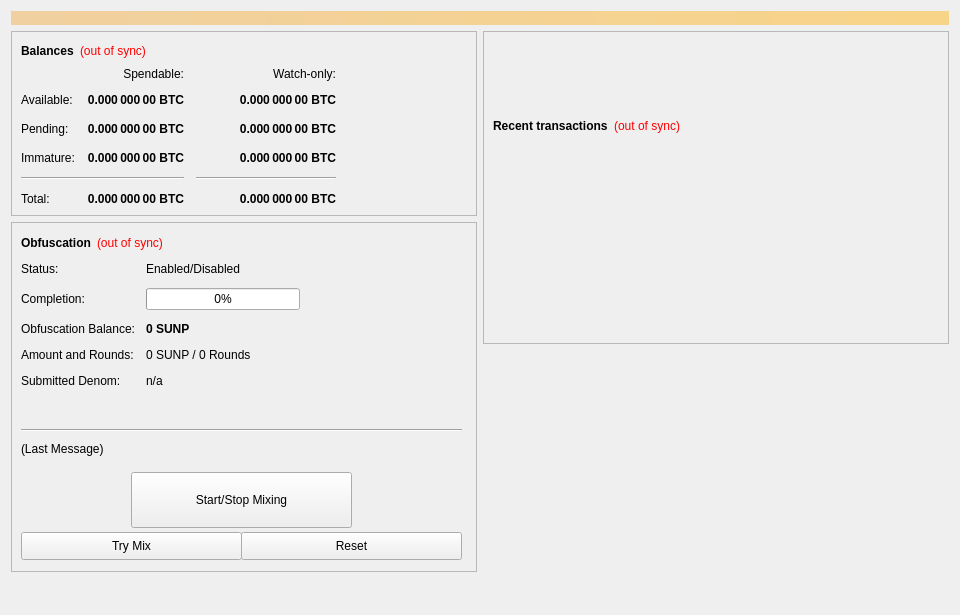
<?xml version="1.0" encoding="UTF-8"?>
<ui version="4.0">
 <class>OverviewPage</class>
 <widget class="QWidget" name="OverviewPage">
  <property name="geometry">
   <rect>
    <x>0</x>
    <y>0</y>
    <width>960</width>
    <height>615</height>
   </rect>
  </property>
  <property name="minimumSize">
   <size>
    <width>960</width>
    <height>0</height>
   </size>
  </property>
  <property name="windowTitle">
   <string>Form</string>
  </property>
  <layout class="QVBoxLayout" name="topLayout">
   <item>
    <widget class="QLabel" name="labelAlerts">
     <property name="visible">
      <bool>false</bool>
     </property>
     <property name="styleSheet">
      <string notr="true">background-color: qlineargradient(x1: 0, y1: 0, x2: 1, y2: 0, stop:0 #F0D0A0, stop:1 #F8D488); color:#000000;</string>
     </property>
     <property name="wordWrap">
      <bool>true</bool>
     </property>
     <property name="margin">
      <number>3</number>
     </property>
    </widget>
   </item>
   <item>
    <layout class="QHBoxLayout" name="horizontalLayout" stretch="1,1">
     <item>
      <layout class="QVBoxLayout" name="verticalLayout_2">
       <item>
        <widget class="QFrame" name="frame">
         <property name="frameShape">
          <enum>QFrame::StyledPanel</enum>
         </property>
         <property name="frameShadow">
          <enum>QFrame::Raised</enum>
         </property>
         <layout class="QVBoxLayout" name="verticalLayout_4">
          <item>
           <layout class="QHBoxLayout" name="horizontalLayout_4">
            <item>
             <widget class="QLabel" name="label_5">
              <property name="font">
               <font>
                <weight>75</weight>
                <bold>true</bold>
               </font>
              </property>
              <property name="text">
               <string>Balances</string>
              </property>
             </widget>
            </item>
            <item>
             <widget class="QLabel" name="labelWalletStatus">
              <property name="cursor">
               <cursorShape>WhatsThisCursor</cursorShape>
              </property>
              <property name="toolTip">
               <string>The displayed information may be out of date. Your wallet automatically synchronizes with the Sunplatform network after a connection is established, but this process has not completed yet.</string>
              </property>
              <property name="styleSheet">
               <string notr="true">QLabel { color: red; }</string>
              </property>
              <property name="text">
               <string notr="true">(out of sync)</string>
              </property>
              <property name="alignment">
               <set>Qt::AlignLeading|Qt::AlignLeft|Qt::AlignVCenter</set>
              </property>
             </widget>
            </item>
            <item>
             <spacer name="horizontalSpacer_3">
              <property name="orientation">
               <enum>Qt::Horizontal</enum>
              </property>
              <property name="sizeHint" stdset="0">
               <size>
                <width>40</width>
                <height>20</height>
               </size>
              </property>
             </spacer>
            </item>
           </layout>
          </item>
          <item>
           <layout class="QGridLayout" name="gridLayout">
            <property name="spacing">
             <number>12</number>
            </property>
            <item row="2" column="2">
             <widget class="QLabel" name="labelWatchPending">
              <property name="font">
               <font>
                <weight>75</weight>
                <bold>true</bold>
               </font>
              </property>
              <property name="cursor">
               <cursorShape>IBeamCursor</cursorShape>
              </property>
              <property name="toolTip">
               <string>Unconfirmed transactions to watch-only addresses</string>
              </property>
              <property name="text">
               <string notr="true">0.000 000 00 BTC</string>
              </property>
              <property name="alignment">
               <set>Qt::AlignRight|Qt::AlignTrailing|Qt::AlignVCenter</set>
              </property>
              <property name="textInteractionFlags">
               <set>Qt::LinksAccessibleByMouse|Qt::TextSelectableByKeyboard|Qt::TextSelectableByMouse</set>
              </property>
             </widget>
            </item>
            <item row="2" column="1">
             <widget class="QLabel" name="labelUnconfirmed">
              <property name="font">
               <font>
                <weight>75</weight>
                <bold>true</bold>
               </font>
              </property>
              <property name="cursor">
               <cursorShape>IBeamCursor</cursorShape>
              </property>
              <property name="toolTip">
               <string>Total of transactions that have yet to be confirmed, and do not yet count toward the spendable balance</string>
              </property>
              <property name="text">
               <string notr="true">0.000 000 00 BTC</string>
              </property>
              <property name="alignment">
               <set>Qt::AlignRight|Qt::AlignTrailing|Qt::AlignVCenter</set>
              </property>
              <property name="textInteractionFlags">
               <set>Qt::LinksAccessibleByMouse|Qt::TextSelectableByKeyboard|Qt::TextSelectableByMouse</set>
              </property>
             </widget>
            </item>
            <item row="3" column="2">
             <widget class="QLabel" name="labelWatchImmature">
              <property name="font">
               <font>
                <weight>75</weight>
                <bold>true</bold>
               </font>
              </property>
              <property name="cursor">
               <cursorShape>IBeamCursor</cursorShape>
              </property>
              <property name="toolTip">
               <string>Staked or masternode rewards in watch-only addresses that has not yet matured</string>
              </property>
              <property name="text">
               <string notr="true">0.000 000 00 BTC</string>
              </property>
              <property name="alignment">
               <set>Qt::AlignRight|Qt::AlignTrailing|Qt::AlignVCenter</set>
              </property>
              <property name="textInteractionFlags">
               <set>Qt::LinksAccessibleByMouse|Qt::TextSelectableByKeyboard|Qt::TextSelectableByMouse</set>
              </property>
             </widget>
            </item>
            <item row="4" column="0" colspan="2">
             <widget class="Line" name="lineSpendableBalance">
              <property name="orientation">
               <enum>Qt::Horizontal</enum>
              </property>
             </widget>
            </item>
            <item row="4" column="2">
             <widget class="Line" name="lineWatchBalance">
              <property name="sizePolicy">
               <sizepolicy hsizetype="Preferred" vsizetype="Fixed">
                <horstretch>0</horstretch>
                <verstretch>0</verstretch>
               </sizepolicy>
              </property>
              <property name="minimumSize">
               <size>
                <width>140</width>
                <height>0</height>
               </size>
              </property>
              <property name="orientation">
               <enum>Qt::Horizontal</enum>
              </property>
             </widget>
            </item>
            <item row="5" column="0">
             <widget class="QLabel" name="labelTotalText">
              <property name="text">
               <string>Total:</string>
              </property>
             </widget>
            </item>
            <item row="3" column="1">
             <widget class="QLabel" name="labelImmature">
              <property name="font">
               <font>
                <weight>75</weight>
                <bold>true</bold>
               </font>
              </property>
              <property name="cursor">
               <cursorShape>IBeamCursor</cursorShape>
              </property>
              <property name="toolTip">
               <string>Staked or masternode rewards that has not yet matured</string>
              </property>
              <property name="text">
               <string notr="true">0.000 000 00 BTC</string>
              </property>
              <property name="alignment">
               <set>Qt::AlignRight|Qt::AlignTrailing|Qt::AlignVCenter</set>
              </property>
              <property name="textInteractionFlags">
               <set>Qt::LinksAccessibleByMouse|Qt::TextSelectableByKeyboard|Qt::TextSelectableByMouse</set>
              </property>
             </widget>
            </item>
            <item row="2" column="3">
             <spacer name="horizontalSpacer_2">
              <property name="orientation">
               <enum>Qt::Horizontal</enum>
              </property>
              <property name="sizeHint" stdset="0">
               <size>
                <width>40</width>
                <height>20</height>
               </size>
              </property>
             </spacer>
            </item>
            <item row="3" column="0">
             <widget class="QLabel" name="labelImmatureText">
              <property name="text">
               <string>Immature:</string>
              </property>
             </widget>
            </item>
            <item row="5" column="1">
             <widget class="QLabel" name="labelTotal">
              <property name="font">
               <font>
                <weight>75</weight>
                <bold>true</bold>
               </font>
              </property>
              <property name="cursor">
               <cursorShape>IBeamCursor</cursorShape>
              </property>
              <property name="toolTip">
               <string>Your current total balance</string>
              </property>
              <property name="text">
               <string notr="true">0.000 000 00 BTC</string>
              </property>
              <property name="alignment">
               <set>Qt::AlignRight|Qt::AlignTrailing|Qt::AlignVCenter</set>
              </property>
              <property name="textInteractionFlags">
               <set>Qt::LinksAccessibleByMouse|Qt::TextSelectableByKeyboard|Qt::TextSelectableByMouse</set>
              </property>
             </widget>
            </item>
            <item row="5" column="2">
             <widget class="QLabel" name="labelWatchTotal">
              <property name="font">
               <font>
                <weight>75</weight>
                <bold>true</bold>
               </font>
              </property>
              <property name="cursor">
               <cursorShape>IBeamCursor</cursorShape>
              </property>
              <property name="toolTip">
               <string>Current total balance in watch-only addresses</string>
              </property>
              <property name="text">
               <string notr="true">0.000 000 00 BTC</string>
              </property>
              <property name="alignment">
               <set>Qt::AlignRight|Qt::AlignTrailing|Qt::AlignVCenter</set>
              </property>
              <property name="textInteractionFlags">
               <set>Qt::LinksAccessibleByMouse|Qt::TextSelectableByKeyboard|Qt::TextSelectableByMouse</set>
              </property>
             </widget>
            </item>
            <item row="0" column="2">
             <widget class="QLabel" name="labelWatchonly">
              <property name="text">
               <string>Watch-only:</string>
              </property>
              <property name="alignment">
               <set>Qt::AlignRight|Qt::AlignTrailing|Qt::AlignVCenter</set>
              </property>
             </widget>
            </item>
            <item row="1" column="0">
             <widget class="QLabel" name="labelBalanceText">
              <property name="text">
               <string>Available:</string>
              </property>
             </widget>
            </item>
            <item row="1" column="1">
             <widget class="QLabel" name="labelBalance">
              <property name="font">
               <font>
                <weight>75</weight>
                <bold>true</bold>
               </font>
              </property>
              <property name="cursor">
               <cursorShape>IBeamCursor</cursorShape>
              </property>
              <property name="toolTip">
               <string>Your current spendable balance</string>
              </property>
              <property name="text">
               <string notr="true">0.000 000 00 BTC</string>
              </property>
              <property name="alignment">
               <set>Qt::AlignRight|Qt::AlignTrailing|Qt::AlignVCenter</set>
              </property>
              <property name="textInteractionFlags">
               <set>Qt::LinksAccessibleByMouse|Qt::TextSelectableByKeyboard|Qt::TextSelectableByMouse</set>
              </property>
             </widget>
            </item>
            <item row="1" column="2">
             <widget class="QLabel" name="labelWatchAvailable">
              <property name="font">
               <font>
                <weight>75</weight>
                <bold>true</bold>
               </font>
              </property>
              <property name="cursor">
               <cursorShape>IBeamCursor</cursorShape>
              </property>
              <property name="toolTip">
               <string>Your current balance in watch-only addresses</string>
              </property>
              <property name="text">
               <string notr="true">0.000 000 00 BTC</string>
              </property>
              <property name="alignment">
               <set>Qt::AlignRight|Qt::AlignTrailing|Qt::AlignVCenter</set>
              </property>
              <property name="textInteractionFlags">
               <set>Qt::LinksAccessibleByMouse|Qt::TextSelectableByKeyboard|Qt::TextSelectableByMouse</set>
              </property>
             </widget>
            </item>
            <item row="2" column="0">
             <widget class="QLabel" name="labelPendingText">
              <property name="text">
               <string>Pending:</string>
              </property>
             </widget>
            </item>
            <item row="0" column="1">
             <widget class="QLabel" name="labelSpendable">
              <property name="text">
               <string>Spendable:</string>
              </property>
              <property name="alignment">
               <set>Qt::AlignRight|Qt::AlignTrailing|Qt::AlignVCenter</set>
              </property>
             </widget>
            </item>
           </layout>
          </item>
         </layout>
        </widget>
       </item>
       <item>
        <widget class="QFrame" name="frameObfuscation">
         <property name="minimumSize">
          <size>
           <width>0</width>
           <height>350</height>
          </size>
         </property>
         <property name="layoutDirection">
          <enum>Qt::LeftToRight</enum>
         </property>
         <property name="frameShape">
          <enum>QFrame::StyledPanel</enum>
         </property>
         <property name="frameShadow">
          <enum>QFrame::Raised</enum>
         </property>
         <widget class="QWidget" name="formLayoutWidget">
          <property name="geometry">
           <rect>
            <x>10</x>
            <y>40</y>
            <width>451</width>
            <height>161</height>
           </rect>
          </property>
          <layout class="QFormLayout" name="formLayout">
           <property name="fieldGrowthPolicy">
            <enum>QFormLayout::AllNonFixedFieldsGrow</enum>
           </property>
           <property name="horizontalSpacing">
            <number>11</number>
           </property>
           <property name="verticalSpacing">
            <number>12</number>
           </property>
           <item row="0" column="0">
            <widget class="QLabel" name="label_6">
             <property name="text">
              <string>Status:</string>
             </property>
            </widget>
           </item>
           <item row="1" column="0">
            <widget class="QLabel" name="label_7">
             <property name="text">
              <string>Completion:</string>
             </property>
            </widget>
           </item>
           <item row="1" column="1">
            <widget class="QProgressBar" name="obfuscationProgress">
             <property name="maximumSize">
              <size>
               <width>154</width>
               <height>16777215</height>
              </size>
             </property>
             <property name="value">
              <number>0</number>
             </property>
            </widget>
           </item>
           <item row="2" column="0">
            <widget class="QLabel" name="labelAnonymizedText">
             <property name="text">
              <string>Obfuscation Balance:</string>
             </property>
            </widget>
           </item>
           <item row="2" column="1">
            <widget class="QLabel" name="labelAnonymized">
             <property name="font">
              <font>
               <weight>75</weight>
               <bold>true</bold>
              </font>
             </property>
             <property name="text">
              <string notr="true">0 SUNP</string>
             </property>
            </widget>
           </item>
           <item row="3" column="0">
            <widget class="QLabel" name="label_8">
             <property name="text">
              <string>Amount and Rounds:</string>
             </property>
            </widget>
           </item>
           <item row="3" column="1">
            <widget class="QLabel" name="labelAmountRounds">
             <property name="text">
              <string>0 SUNP / 0 Rounds</string>
             </property>
            </widget>
           </item>
           <item row="4" column="0">
            <widget class="QLabel" name="label_9">
             <property name="text">
              <string>Submitted Denom:</string>
             </property>
            </widget>
           </item>
           <item row="4" column="1">
            <widget class="QLabel" name="labelSubmittedDenom">
             <property name="toolTip">
              <string>The denominations you submitted to the Masternode.&lt;br&gt;To mix, other users must submit the exact same denominations.</string>
             </property>
             <property name="text">
              <string>n/a</string>
             </property>
            </widget>
           </item>
           <item row="0" column="1">
            <widget class="QLabel" name="obfuscationEnabled">
             <property name="text">
              <string>Enabled/Disabled</string>
             </property>
            </widget>
           </item>
          </layout>
         </widget>
         <widget class="QPushButton" name="runAutoDenom">
          <property name="geometry">
           <rect>
            <x>251</x>
            <y>17</y>
            <width>1</width>
            <height>1</height>
           </rect>
          </property>
          <property name="palette">
           <palette>
            <active>
             <colorrole role="WindowText">
              <brush brushstyle="SolidPattern">
               <color alpha="255">
                <red>0</red>
                <green>0</green>
                <blue>0</blue>
               </color>
              </brush>
             </colorrole>
             <colorrole role="Button">
              <brush brushstyle="SolidPattern">
               <color alpha="255">
                <red>239</red>
                <green>238</green>
                <blue>238</blue>
               </color>
              </brush>
             </colorrole>
             <colorrole role="Light">
              <brush brushstyle="SolidPattern">
               <color alpha="255">
                <red>255</red>
                <green>255</green>
                <blue>255</blue>
               </color>
              </brush>
             </colorrole>
             <colorrole role="Midlight">
              <brush brushstyle="SolidPattern">
               <color alpha="255">
                <red>247</red>
                <green>246</green>
                <blue>246</blue>
               </color>
              </brush>
             </colorrole>
             <colorrole role="Dark">
              <brush brushstyle="SolidPattern">
               <color alpha="255">
                <red>119</red>
                <green>119</green>
                <blue>119</blue>
               </color>
              </brush>
             </colorrole>
             <colorrole role="Mid">
              <brush brushstyle="SolidPattern">
               <color alpha="255">
                <red>159</red>
                <green>159</green>
                <blue>159</blue>
               </color>
              </brush>
             </colorrole>
             <colorrole role="Text">
              <brush brushstyle="SolidPattern">
               <color alpha="255">
                <red>0</red>
                <green>0</green>
                <blue>0</blue>
               </color>
              </brush>
             </colorrole>
             <colorrole role="BrightText">
              <brush brushstyle="SolidPattern">
               <color alpha="255">
                <red>255</red>
                <green>255</green>
                <blue>255</blue>
               </color>
              </brush>
             </colorrole>
             <colorrole role="ButtonText">
              <brush brushstyle="SolidPattern">
               <color alpha="255">
                <red>0</red>
                <green>0</green>
                <blue>0</blue>
               </color>
              </brush>
             </colorrole>
             <colorrole role="Base">
              <brush brushstyle="SolidPattern">
               <color alpha="255">
                <red>255</red>
                <green>255</green>
                <blue>255</blue>
               </color>
              </brush>
             </colorrole>
             <colorrole role="Window">
              <brush brushstyle="SolidPattern">
               <color alpha="255">
                <red>239</red>
                <green>238</green>
                <blue>238</blue>
               </color>
              </brush>
             </colorrole>
             <colorrole role="Shadow">
              <brush brushstyle="SolidPattern">
               <color alpha="255">
                <red>0</red>
                <green>0</green>
                <blue>0</blue>
               </color>
              </brush>
             </colorrole>
             <colorrole role="AlternateBase">
              <brush brushstyle="SolidPattern">
               <color alpha="255">
                <red>247</red>
                <green>246</green>
                <blue>246</blue>
               </color>
              </brush>
             </colorrole>
             <colorrole role="ToolTipBase">
              <brush brushstyle="SolidPattern">
               <color alpha="255">
                <red>255</red>
                <green>255</green>
                <blue>220</blue>
               </color>
              </brush>
             </colorrole>
             <colorrole role="ToolTipText">
              <brush brushstyle="SolidPattern">
               <color alpha="255">
                <red>0</red>
                <green>0</green>
                <blue>0</blue>
               </color>
              </brush>
             </colorrole>
            </active>
            <inactive>
             <colorrole role="WindowText">
              <brush brushstyle="SolidPattern">
               <color alpha="255">
                <red>0</red>
                <green>0</green>
                <blue>0</blue>
               </color>
              </brush>
             </colorrole>
             <colorrole role="Button">
              <brush brushstyle="SolidPattern">
               <color alpha="255">
                <red>239</red>
                <green>238</green>
                <blue>238</blue>
               </color>
              </brush>
             </colorrole>
             <colorrole role="Light">
              <brush brushstyle="SolidPattern">
               <color alpha="255">
                <red>255</red>
                <green>255</green>
                <blue>255</blue>
               </color>
              </brush>
             </colorrole>
             <colorrole role="Midlight">
              <brush brushstyle="SolidPattern">
               <color alpha="255">
                <red>247</red>
                <green>246</green>
                <blue>246</blue>
               </color>
              </brush>
             </colorrole>
             <colorrole role="Dark">
              <brush brushstyle="SolidPattern">
               <color alpha="255">
                <red>119</red>
                <green>119</green>
                <blue>119</blue>
               </color>
              </brush>
             </colorrole>
             <colorrole role="Mid">
              <brush brushstyle="SolidPattern">
               <color alpha="255">
                <red>159</red>
                <green>159</green>
                <blue>159</blue>
               </color>
              </brush>
             </colorrole>
             <colorrole role="Text">
              <brush brushstyle="SolidPattern">
               <color alpha="255">
                <red>0</red>
                <green>0</green>
                <blue>0</blue>
               </color>
              </brush>
             </colorrole>
             <colorrole role="BrightText">
              <brush brushstyle="SolidPattern">
               <color alpha="255">
                <red>255</red>
                <green>255</green>
                <blue>255</blue>
               </color>
              </brush>
             </colorrole>
             <colorrole role="ButtonText">
              <brush brushstyle="SolidPattern">
               <color alpha="255">
                <red>0</red>
                <green>0</green>
                <blue>0</blue>
               </color>
              </brush>
             </colorrole>
             <colorrole role="Base">
              <brush brushstyle="SolidPattern">
               <color alpha="255">
                <red>255</red>
                <green>255</green>
                <blue>255</blue>
               </color>
              </brush>
             </colorrole>
             <colorrole role="Window">
              <brush brushstyle="SolidPattern">
               <color alpha="255">
                <red>239</red>
                <green>238</green>
                <blue>238</blue>
               </color>
              </brush>
             </colorrole>
             <colorrole role="Shadow">
              <brush brushstyle="SolidPattern">
               <color alpha="255">
                <red>0</red>
                <green>0</green>
                <blue>0</blue>
               </color>
              </brush>
             </colorrole>
             <colorrole role="AlternateBase">
              <brush brushstyle="SolidPattern">
               <color alpha="255">
                <red>247</red>
                <green>246</green>
                <blue>246</blue>
               </color>
              </brush>
             </colorrole>
             <colorrole role="ToolTipBase">
              <brush brushstyle="SolidPattern">
               <color alpha="255">
                <red>255</red>
                <green>255</green>
                <blue>220</blue>
               </color>
              </brush>
             </colorrole>
             <colorrole role="ToolTipText">
              <brush brushstyle="SolidPattern">
               <color alpha="255">
                <red>0</red>
                <green>0</green>
                <blue>0</blue>
               </color>
              </brush>
             </colorrole>
            </inactive>
            <disabled>
             <colorrole role="WindowText">
              <brush brushstyle="SolidPattern">
               <color alpha="255">
                <red>119</red>
                <green>119</green>
                <blue>119</blue>
               </color>
              </brush>
             </colorrole>
             <colorrole role="Button">
              <brush brushstyle="SolidPattern">
               <color alpha="255">
                <red>239</red>
                <green>238</green>
                <blue>238</blue>
               </color>
              </brush>
             </colorrole>
             <colorrole role="Light">
              <brush brushstyle="SolidPattern">
               <color alpha="255">
                <red>255</red>
                <green>255</green>
                <blue>255</blue>
               </color>
              </brush>
             </colorrole>
             <colorrole role="Midlight">
              <brush brushstyle="SolidPattern">
               <color alpha="255">
                <red>247</red>
                <green>246</green>
                <blue>246</blue>
               </color>
              </brush>
             </colorrole>
             <colorrole role="Dark">
              <brush brushstyle="SolidPattern">
               <color alpha="255">
                <red>119</red>
                <green>119</green>
                <blue>119</blue>
               </color>
              </brush>
             </colorrole>
             <colorrole role="Mid">
              <brush brushstyle="SolidPattern">
               <color alpha="255">
                <red>159</red>
                <green>159</green>
                <blue>159</blue>
               </color>
              </brush>
             </colorrole>
             <colorrole role="Text">
              <brush brushstyle="SolidPattern">
               <color alpha="255">
                <red>119</red>
                <green>119</green>
                <blue>119</blue>
               </color>
              </brush>
             </colorrole>
             <colorrole role="BrightText">
              <brush brushstyle="SolidPattern">
               <color alpha="255">
                <red>255</red>
                <green>255</green>
                <blue>255</blue>
               </color>
              </brush>
             </colorrole>
             <colorrole role="ButtonText">
              <brush brushstyle="SolidPattern">
               <color alpha="255">
                <red>119</red>
                <green>119</green>
                <blue>119</blue>
               </color>
              </brush>
             </colorrole>
             <colorrole role="Base">
              <brush brushstyle="SolidPattern">
               <color alpha="255">
                <red>239</red>
                <green>238</green>
                <blue>238</blue>
               </color>
              </brush>
             </colorrole>
             <colorrole role="Window">
              <brush brushstyle="SolidPattern">
               <color alpha="255">
                <red>239</red>
                <green>238</green>
                <blue>238</blue>
               </color>
              </brush>
             </colorrole>
             <colorrole role="Shadow">
              <brush brushstyle="SolidPattern">
               <color alpha="255">
                <red>0</red>
                <green>0</green>
                <blue>0</blue>
               </color>
              </brush>
             </colorrole>
             <colorrole role="AlternateBase">
              <brush brushstyle="SolidPattern">
               <color alpha="255">
                <red>239</red>
                <green>238</green>
                <blue>238</blue>
               </color>
              </brush>
             </colorrole>
             <colorrole role="ToolTipBase">
              <brush brushstyle="SolidPattern">
               <color alpha="255">
                <red>255</red>
                <green>255</green>
                <blue>220</blue>
               </color>
              </brush>
             </colorrole>
             <colorrole role="ToolTipText">
              <brush brushstyle="SolidPattern">
               <color alpha="255">
                <red>0</red>
                <green>0</green>
                <blue>0</blue>
               </color>
              </brush>
             </colorrole>
            </disabled>
           </palette>
          </property>
          <property name="focusPolicy">
           <enum>Qt::NoFocus</enum>
          </property>
          <property name="autoFillBackground">
           <bool>true</bool>
          </property>
          <property name="text">
           <string/>
          </property>
          <property name="flat">
           <bool>true</bool>
          </property>
         </widget>
         <widget class="QPushButton" name="toggleObfuscation">
          <property name="geometry">
           <rect>
            <x>120</x>
            <y>250</y>
            <width>221</width>
            <height>56</height>
           </rect>
          </property>
          <property name="sizePolicy">
           <sizepolicy hsizetype="MinimumExpanding" vsizetype="Fixed">
            <horstretch>0</horstretch>
            <verstretch>0</verstretch>
           </sizepolicy>
          </property>
          <property name="text">
           <string>Start/Stop Mixing</string>
          </property>
         </widget>
         <widget class="Line" name="lineLastMessage">
          <property name="geometry">
           <rect>
            <x>10</x>
            <y>200</y>
            <width>441</width>
            <height>16</height>
           </rect>
          </property>
          <property name="orientation">
           <enum>Qt::Horizontal</enum>
          </property>
         </widget>
         <widget class="QLabel" name="obfuscationStatus">
          <property name="geometry">
           <rect>
            <x>10</x>
            <y>220</y>
            <width>451</width>
            <height>61</height>
           </rect>
          </property>
          <property name="minimumSize">
           <size>
            <width>288</width>
            <height>43</height>
           </size>
          </property>
          <property name="text">
           <string>(Last Message)</string>
          </property>
          <property name="alignment">
           <set>Qt::AlignLeading|Qt::AlignLeft|Qt::AlignTop</set>
          </property>
          <property name="wordWrap">
           <bool>true</bool>
          </property>
         </widget>
         <widget class="QPushButton" name="obfuscationAuto">
          <property name="geometry">
           <rect>
            <x>10</x>
            <y>310</y>
            <width>221</width>
            <height>28</height>
           </rect>
          </property>
          <property name="sizePolicy">
           <sizepolicy hsizetype="MinimumExpanding" vsizetype="Fixed">
            <horstretch>0</horstretch>
            <verstretch>0</verstretch>
           </sizepolicy>
          </property>
          <property name="toolTip">
           <string>Try to manually submit a Obfuscation request.</string>
          </property>
          <property name="text">
           <string>Try Mix</string>
          </property>
         </widget>
         <widget class="QPushButton" name="obfuscationReset">
          <property name="geometry">
           <rect>
            <x>230</x>
            <y>310</y>
            <width>221</width>
            <height>28</height>
           </rect>
          </property>
          <property name="sizePolicy">
           <sizepolicy hsizetype="MinimumExpanding" vsizetype="Fixed">
            <horstretch>0</horstretch>
            <verstretch>0</verstretch>
           </sizepolicy>
          </property>
          <property name="toolTip">
           <string>Reset the current status of Obfuscation (can interrupt Obfuscation if it's in the process of Mixing, which can cost you money!)</string>
          </property>
          <property name="autoFillBackground">
           <bool>false</bool>
          </property>
          <property name="text">
           <string>Reset</string>
          </property>
         </widget>
         <widget class="QWidget" name="layoutWidget">
          <property name="geometry">
           <rect>
            <x>10</x>
            <y>10</y>
            <width>431</width>
            <height>22</height>
           </rect>
          </property>
          <layout class="QHBoxLayout" name="horizontalLayout_5">
           <item>
            <widget class="QLabel" name="label_2">
             <property name="font">
              <font>
               <weight>75</weight>
               <bold>true</bold>
              </font>
             </property>
             <property name="text">
              <string>Obfuscation</string>
             </property>
            </widget>
           </item>
           <item>
            <widget class="QLabel" name="labelObfuscationSyncStatus">
             <property name="toolTip">
              <string>The displayed information may be out of date. Your wallet automatically synchronizes with the Sunplatform network after a connection is established, but this process has not completed yet.</string>
             </property>
             <property name="styleSheet">
              <string notr="true">QLabel { color: red; }</string>
             </property>
             <property name="text">
              <string notr="true">(out of sync)</string>
             </property>
             <property name="alignment">
              <set>Qt::AlignLeading|Qt::AlignLeft|Qt::AlignVCenter</set>
             </property>
            </widget>
           </item>
           <item>
            <spacer name="horizontalSpacer_4">
             <property name="orientation">
              <enum>Qt::Horizontal</enum>
             </property>
             <property name="sizeHint" stdset="0">
              <size>
               <width>40</width>
               <height>20</height>
              </size>
             </property>
            </spacer>
           </item>
          </layout>
         </widget>
        </widget>
       </item>
       <item>
        <spacer name="verticalSpacer">
         <property name="orientation">
          <enum>Qt::Vertical</enum>
         </property>
         <property name="sizeHint" stdset="0">
          <size>
           <width>20</width>
           <height>40</height>
          </size>
         </property>
        </spacer>
       </item>
      </layout>
     </item>
     <item>
      <layout class="QVBoxLayout" name="verticalLayout_3">
       <item>
        <widget class="QFrame" name="frame_2">
         <property name="frameShape">
          <enum>QFrame::StyledPanel</enum>
         </property>
         <property name="frameShadow">
          <enum>QFrame::Raised</enum>
         </property>
         <layout class="QVBoxLayout" name="verticalLayout">
          <item>
           <spacer name="verticalSpacer_3">
            <property name="orientation">
             <enum>Qt::Vertical</enum>
            </property>
            <property name="sizeType">
             <enum>QSizePolicy::Fixed</enum>
            </property>
            <property name="sizeHint" stdset="0">
             <size>
              <width>20</width>
              <height>75</height>
             </size>
            </property>
           </spacer>
          </item>
          <item>
           <layout class="QHBoxLayout" name="horizontalLayout_2">
            <item>
             <widget class="QLabel" name="label_4">
              <property name="font">
               <font>
                <weight>75</weight>
                <bold>true</bold>
               </font>
              </property>
              <property name="text">
               <string>Recent transactions</string>
              </property>
             </widget>
            </item>
            <item>
             <widget class="QLabel" name="labelTransactionsStatus">
              <property name="cursor">
               <cursorShape>WhatsThisCursor</cursorShape>
              </property>
              <property name="toolTip">
               <string>The displayed information may be out of date. Your wallet automatically synchronizes with the Sunplatform network after a connection is established, but this process has not completed yet.</string>
              </property>
              <property name="styleSheet">
               <string notr="true">QLabel { color: red; }</string>
              </property>
              <property name="text">
               <string notr="true">(out of sync)</string>
              </property>
              <property name="alignment">
               <set>Qt::AlignRight|Qt::AlignTrailing|Qt::AlignVCenter</set>
              </property>
             </widget>
            </item>
            <item>
             <spacer name="horizontalSpacer">
              <property name="orientation">
               <enum>Qt::Horizontal</enum>
              </property>
              <property name="sizeHint" stdset="0">
               <size>
                <width>40</width>
                <height>20</height>
               </size>
              </property>
             </spacer>
            </item>
           </layout>
          </item>
          <item>
           <widget class="QListView" name="listTransactions">
            <property name="styleSheet">
             <string notr="true">QListView { background: transparent; }</string>
            </property>
            <property name="frameShape">
             <enum>QFrame::NoFrame</enum>
            </property>
            <property name="verticalScrollBarPolicy">
             <enum>Qt::ScrollBarAlwaysOff</enum>
            </property>
            <property name="horizontalScrollBarPolicy">
             <enum>Qt::ScrollBarAlwaysOff</enum>
            </property>
            <property name="selectionMode">
             <enum>QAbstractItemView::NoSelection</enum>
            </property>
           </widget>
          </item>
         </layout>
        </widget>
       </item>
       <item>
        <spacer name="verticalSpacer_2">
         <property name="orientation">
          <enum>Qt::Vertical</enum>
         </property>
         <property name="sizeType">
          <enum>QSizePolicy::Expanding</enum>
         </property>
         <property name="sizeHint" stdset="0">
          <size>
           <width>20</width>
           <height>40</height>
          </size>
         </property>
        </spacer>
       </item>
      </layout>
     </item>
    </layout>
   </item>
  </layout>
 </widget>
 <resources/>
 <connections/>
</ui>
